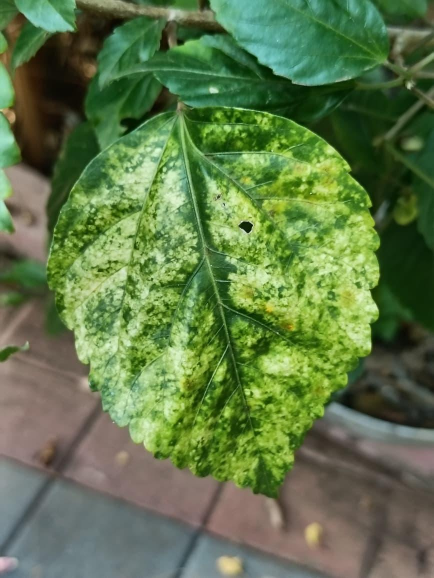
#> input picture dataset/healthy/leaf5.jpeg, 867 x 1156 px, found by its file name (shown at 1/2 size)
$ python preprocessing.py   (older library calls are emulated)
#> lines starting #> are read from the running program, lines starting #| are printed output that depends on the picture; after the words box and inside, x2 and y2 are one past the last pixel; in counts of white or black regions, pixels touching at a corner belong together
import cv2
import numpy as np
import os
from skimage.morphology import skeletonize

# ==============================================
# REUSABLE PREPROCESSING FUNCTION
# ==============================================

def preprocess_image(image_path, save_outputs=False, output_folder="output"):
    """
    Preprocesses an input leaf image through Steps 1 to 20.
    Returns a dictionary of results if successful, otherwise None.
    """
#> called with image_path = 'dataset/healthy/leaf5.jpeg', save_outputs = True, output_folder = 'output'
    if not os.path.exists(image_path):
        print(f"Error: Image not found at {image_path}")
        return None

    img = cv2.imread(image_path)
#> img is the input picture: shape (1156, 867, 3); mean B, G, R 73.2, 119.7, 95.3
    if img is None:
        print(f"Error: Unable to read image at {image_path}")
        return None

    if save_outputs and not os.path.exists(output_folder):
        os.makedirs(output_folder)

    # STEP 1 : ORIGINAL IMAGE
    if save_outputs:
        cv2.imwrite(os.path.join(output_folder, "1_original.jpg"), img)

    # STEP 2 : IMAGE QUALITY ASSESSMENT (Sharpness)
    gray = cv2.cvtColor(img, cv2.COLOR_BGR2GRAY)
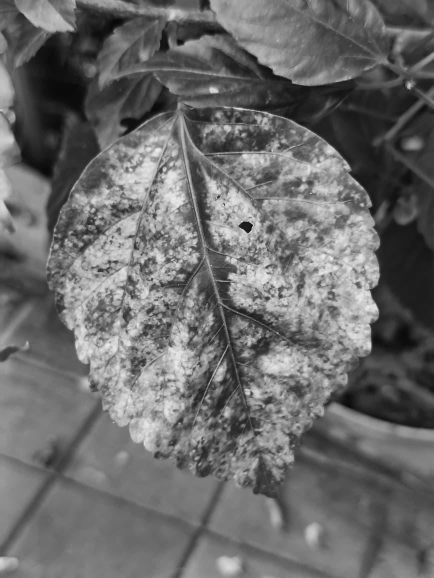
#> gray: shape (1156, 867) (shown at 1/2 size); min 7, max 248, mean 107.1
    laplacian_variance = cv2.Laplacian(gray, cv2.CV_64F).var()
#> laplacian_variance = 113.1

    if save_outputs:
        quality = img.copy()
        cv2.putText(
            quality,
            "Sharpness : {:.2f}".format(laplacian_variance),
            (20, 40),
            cv2.FONT_HERSHEY_SIMPLEX,
            1,
            (0, 255, 0),
            2
        )
#> quality: shape (1156, 867, 3); 0.19% of pixels changed, all inside (x1, y1, x2, y2) = (22, 18, 331, 49)
        cv2.imwrite(os.path.join(output_folder, "2_quality_assessment.jpg"), quality)

    # STEP 3 : RESIZE IMAGE
    img_resized = cv2.resize(img, (512, 512))
    if save_outputs:
        cv2.imwrite(os.path.join(output_folder, "3_resized.jpg"), img_resized)

    # STEP 4 : LAB COLOR SPACE
    lab = cv2.cvtColor(img_resized, cv2.COLOR_BGR2LAB)
#> lab: shape (512, 512, 3); mean of channels 0, 1, 2 119.8, 111.5, 150
    if save_outputs:
        lab_display = cv2.cvtColor(lab, cv2.COLOR_LAB2BGR)
        cv2.imwrite(os.path.join(output_folder, "4_lab.jpg"), lab_display)

    # STEP 5 : CLAHE
    l, a, b = cv2.split(lab)
    clahe = cv2.createCLAHE(clipLimit=2.0, tileGridSize=(8, 8))
    l2 = clahe.apply(l)
    lab2 = cv2.merge((l2, a, b))
#> lab2: shape (512, 512, 3); mean of channels 0, 1, 2 123.8, 111.5, 150
    clahe_image = cv2.cvtColor(lab2, cv2.COLOR_LAB2BGR)
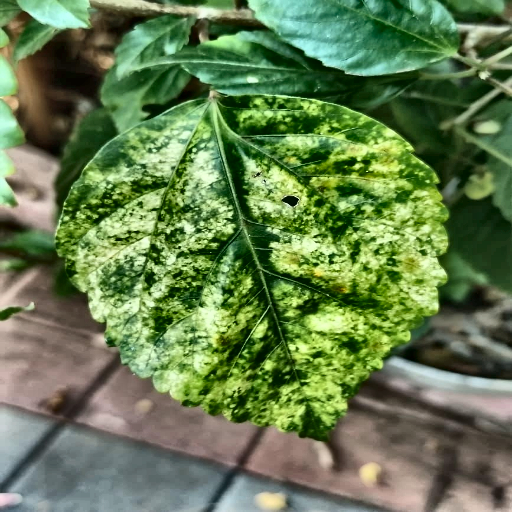
#> clahe_image: shape (512, 512, 3); mean B, G, R 79.2, 124.4, 100.2
    if save_outputs:
        cv2.imwrite(os.path.join(output_folder, "5_clahe.jpg"), clahe_image)

    # STEP 6 : BILATERAL FILTER
    bilateral = cv2.bilateralFilter(clahe_image, 9, 75, 75)
    if save_outputs:
        cv2.imwrite(os.path.join(output_folder, "6_bilateral.jpg"), bilateral)

    # STEP 7 : AUTOMATIC ROI DETECTION
    gray_roi = cv2.cvtColor(bilateral, cv2.COLOR_BGR2GRAY)
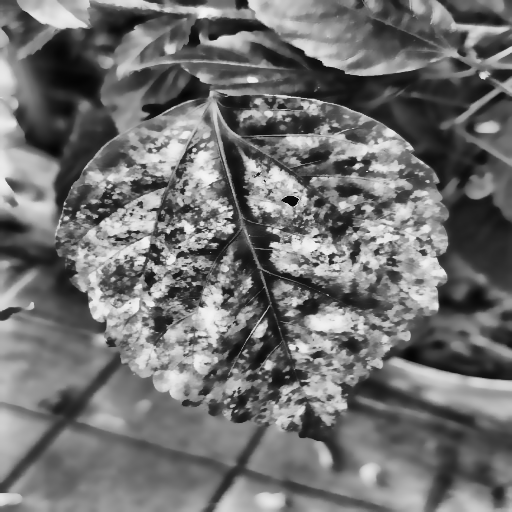
#> gray_roi: shape (512, 512); min 4, max 244, mean 111.9
    blur = cv2.GaussianBlur(gray_roi, (5, 5), 0)
    _, thresh = cv2.threshold(
        blur,
        0,
        255,
        cv2.THRESH_BINARY_INV + cv2.THRESH_OTSU
    )
#> thresh: shape (512, 512); 51.8% white; 112 black regions (57 under 20 px), largest, box (x1, y1, x2, y2) and area: (0, 88, 335, 481) 45218, (240, 151, 512, 512) 34953, (0, 0, 512, 243) 18995

    kernel = np.ones((5, 5), np.uint8)
    thresh = cv2.morphologyEx(thresh, cv2.MORPH_CLOSE, kernel, iterations=2)
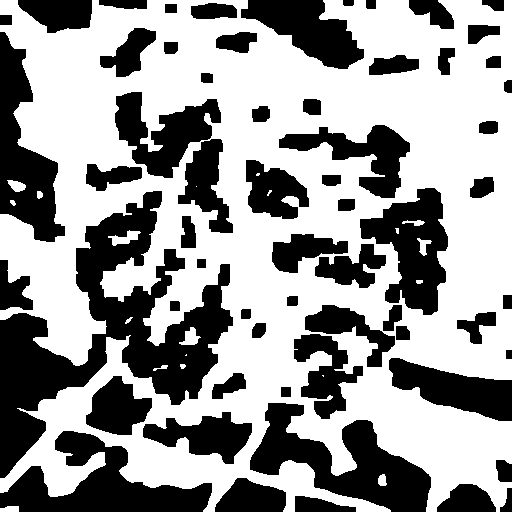
#> thresh: shape (512, 512); 60.1% white; 61 black regions
    contours, _ = cv2.findContours(thresh, cv2.RETR_EXTERNAL, cv2.CHAIN_APPROX_SIMPLE)
#> contours = 12 contours, 4 with area under 20; largest, box (x1, y1, x2, y2) and area: (0, 0, 512, 512) 196440, (108, 230, 141, 246) 204, (179, 327, 201, 345) 180, (7, 180, 26, 192) 123, (0, 506, 19, 512) 79, (378, 474, 387, 486) 69, (37, 191, 43, 199) 30, (153, 365, 168, 371) 22

    if len(contours) == 0:
        roi = bilateral.copy()
        x, y, w, h = 0, 0, bilateral.shape[1], bilateral.shape[0]
    else:
        largest = max(contours, key=cv2.contourArea)
#> largest = contour of 1722 points, box (x1, y1, x2, y2) (0, 0, 512, 512), area 196440
        x, y, w, h = cv2.boundingRect(largest)
#> x = 0; y = 0; w = 512; h = 512
        padding = 25
        x = max(0, x - padding)
        y = max(0, y - padding)
        w = min(bilateral.shape[1] - x, w + padding * 2)
        h = min(bilateral.shape[0] - y, h + padding * 2)
        roi = bilateral[y:y+h, x:x+w]

    if save_outputs:
        cv2.imwrite(os.path.join(output_folder, "7_roi.jpg"), roi)

    # STEP 8 : GRABCUT SEGMENTATION
    mask = np.zeros(roi.shape[:2], np.uint8)
    bgModel = np.zeros((1, 65), np.float64)
    fgModel = np.zeros((1, 65), np.float64)
    rect = (10, 10, roi.shape[1] - 20, roi.shape[0] - 20)

    try:
        cv2.grabCut(roi, mask, rect, bgModel, fgModel, 5, cv2.GC_INIT_WITH_RECT)
        mask2 = np.where((mask == 2) | (mask == 0), 0, 1).astype("uint8")
        grabcut = roi * mask2[:, :, np.newaxis]
    except Exception as e:
        print(f"Warning: GrabCut failed ({e}), falling back to direct ROI.")
        grabcut = roi.copy()
        mask2 = np.ones(roi.shape[:2], np.uint8)

    if save_outputs:
        cv2.imwrite(os.path.join(output_folder, "8_grabcut.jpg"), grabcut)

    # STEP 9 : KEEP ONLY LARGEST LEAF
    gray_leaf = cv2.cvtColor(grabcut, cv2.COLOR_BGR2GRAY)
    _, binary = cv2.threshold(gray_leaf, 10, 255, cv2.THRESH_BINARY)
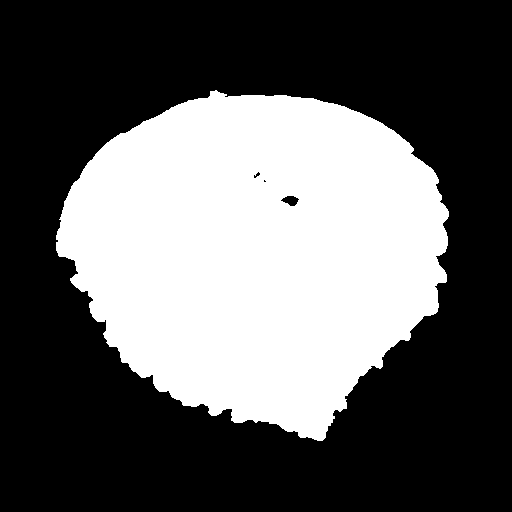
#> binary: shape (512, 512); 37.5% white; 1 white region
    contours, _ = cv2.findContours(binary, cv2.RETR_EXTERNAL, cv2.CHAIN_APPROX_SIMPLE)
#> contours = 1 contour; box (x1, y1, x2, y2) and area: (56, 90, 449, 441) 97722

    if len(contours) == 0:
        leaf_mask = binary.copy()
        largest_leaf = grabcut.copy()
    else:
        largest = max(contours, key=cv2.contourArea)
#> largest = contour of 586 points, box (x1, y1, x2, y2) (56, 90, 449, 441), area 97722
        leaf_mask = np.zeros(binary.shape, dtype=np.uint8)
        cv2.drawContours(leaf_mask, [largest], -1, 255, thickness=cv2.FILLED)
#> leaf_mask: shape (512, 512); 37.5% white; 1 white region, box (x1, y1, x2, y2) and area: (56, 90, 449, 441) 98320
        largest_leaf = cv2.bitwise_and(roi, roi, mask=leaf_mask)

    if save_outputs:
        cv2.imwrite(os.path.join(output_folder, "9_largest_leaf.jpg"), largest_leaf)

    # STEP 10 : HSV REFINEMENT
    hsv = cv2.cvtColor(largest_leaf, cv2.COLOR_BGR2HSV)
#> hsv: shape (512, 512, 3); mean H, S, V 17.3, 60.7, 56.1
    lower_green = np.array([25, 30, 30])
    upper_green = np.array([95, 255, 255])
    green_mask = cv2.inRange(hsv, lower_green, upper_green)
#> green_mask: shape (512, 512); 37.4% white; 1 white region, box (x1, y1, x2, y2) and area: (56, 90, 449, 441) 97938

    kernel = np.ones((3, 3), np.uint8)
    green_mask = cv2.morphologyEx(green_mask, cv2.MORPH_OPEN, kernel)
#> green_mask: shape (512, 512); 37.4% white; 1 white region, box (x1, y1, x2, y2) and area: (56, 91, 449, 441) 97916
    green_mask = cv2.morphologyEx(green_mask, cv2.MORPH_CLOSE, kernel)
#> green_mask: shape (512, 512); 37.4% white; 1 white region, box (x1, y1, x2, y2) and area: (56, 91, 449, 441) 97988
    refined_leaf = cv2.bitwise_and(largest_leaf, largest_leaf, mask=green_mask)

    if save_outputs:
        cv2.imwrite(os.path.join(output_folder, "10_refined_leaf.jpg"), refined_leaf)

    # STEP 11 : BINARY MASK
    gray_leaf = cv2.cvtColor(refined_leaf, cv2.COLOR_BGR2GRAY)
    _, binary_mask = cv2.threshold(gray_leaf, 10, 255, cv2.THRESH_BINARY)
#> binary_mask: shape (512, 512); 37.4% white; 1 white region, box (x1, y1, x2, y2) and area: (56, 91, 449, 441) 97954
    if save_outputs:
        cv2.imwrite(os.path.join(output_folder, "11_binary_mask.jpg"), binary_mask)

    # STEP 12 : ADAPTIVE THRESHOLDING
    adaptive = cv2.adaptiveThreshold(
        gray_leaf,
        255,
        cv2.ADAPTIVE_THRESH_GAUSSIAN_C,
        cv2.THRESH_BINARY_INV,
        25,
        5
    )
#> adaptive: shape (512, 512); 19.6% white; 323 white regions (241 under 20 px), largest, box (x1, y1, x2, y2) and area: (50, 84, 456, 445) 25251, (62, 170, 226, 360) 7176, (238, 139, 434, 266) 5299
    if save_outputs:
        cv2.imwrite(os.path.join(output_folder, "12_adaptive_threshold.jpg"), adaptive)

    # STEP 13 : TOP-HAT FILTERING
    kernel_tophat = cv2.getStructuringElement(cv2.MORPH_ELLIPSE, (15, 15))
    tophat = cv2.morphologyEx(gray_leaf, cv2.MORPH_TOPHAT, kernel_tophat)
    cv2.normalize(tophat, tophat, 0, 255, cv2.NORM_MINMAX)
    if save_outputs:
        cv2.imwrite(os.path.join(output_folder, "13_tophat.jpg"), tophat)

    # STEP 14 : MORPHOLOGICAL OPENING
    kernel_open = np.ones((3, 3), np.uint8)
    opening = cv2.morphologyEx(adaptive, cv2.MORPH_OPEN, kernel_open, iterations=1)
#> opening: shape (512, 512); 16.7% white; 311 white regions (101 under 20 px), largest, box (x1, y1, x2, y2) and area: (50, 84, 456, 445) 8963, (255, 249, 345, 344) 2177, (199, 242, 269, 395) 1824
    if save_outputs:
        cv2.imwrite(os.path.join(output_folder, "14_opening.jpg"), opening)

    # STEP 15 : MORPHOLOGICAL CLOSING
    kernel_close = np.ones((5, 5), np.uint8)
    closing = cv2.morphologyEx(opening, cv2.MORPH_CLOSE, kernel_close, iterations=2)
#> closing: shape (512, 512); 28.3% white; 6 white regions (3 under 20 px), largest, box (x1, y1, x2, y2) and area: (50, 84, 456, 445) 74138, (281, 180, 285, 186) 23, (199, 166, 204, 170) 20
    if save_outputs:
        cv2.imwrite(os.path.join(output_folder, "15_closing.jpg"), closing)

    # STEP 16 : VEIN ENHANCEMENT
    blur_large = cv2.GaussianBlur(gray_leaf, (31, 31), 0)
    vein_enhancement = cv2.subtract(gray_leaf, blur_large)
    vein_enhancement = cv2.normalize(vein_enhancement, None, 0, 255, cv2.NORM_MINMAX)
    if save_outputs:
        cv2.imwrite(os.path.join(output_folder, "16_vein_enhancement.jpg"), vein_enhancement)

    # STEP 17 : Skeletonization
    binary_veins = vein_enhancement > 25
#> binary_veins: shape (512, 512) bool; 14.6% white; 491 white regions (320 under 20 px), largest, box (x1, y1, x2, y2) and area: (264, 95, 414, 171) 1947, (173, 91, 311, 277) 1790, (301, 222, 400, 293) 1784
    skeleton = skeletonize(binary_veins)
#> skeleton: shape (512, 512) bool; 4% white in thin lines or dots, all inside (x1, y1, x2, y2) = (56, 93, 447, 441)
    skeleton = (skeleton.astype(np.uint8)) * 255
    if save_outputs:
        cv2.imwrite(os.path.join(output_folder, "17_skeleton.jpg"), skeleton)

    # STEP 18 : Vein Overlay
    if save_outputs:
        overlay = refined_leaf.copy()
        overlay[skeleton == 255] = [0, 0, 255]
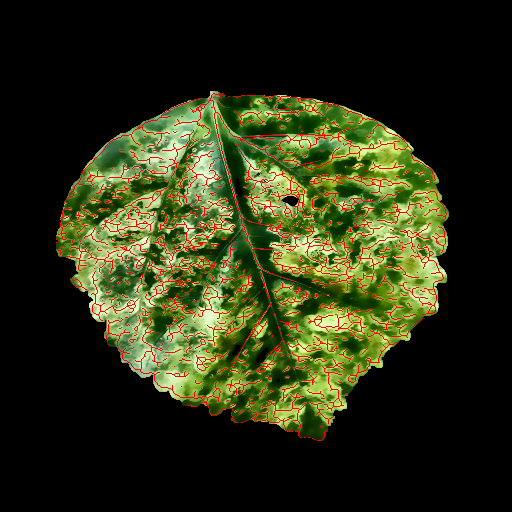
#> overlay: shape (512, 512, 3); mean B, G, R 21, 48.1, 44.6
        cv2.imwrite(os.path.join(output_folder, "18_vein_overlay.jpg"), overlay)

    # STEP 19 : Leaf Contour
    contours_final, _ = cv2.findContours(
        binary_mask,
        cv2.RETR_EXTERNAL,
        cv2.CHAIN_APPROX_SIMPLE
    )
#> contours_final = 1 contour; box (x1, y1, x2, y2) and area: (56, 91, 449, 441) 97705
    if save_outputs:
        contour_img = refined_leaf.copy()
        cv2.drawContours(contour_img, contours_final, -1, (0, 255, 0), 2)
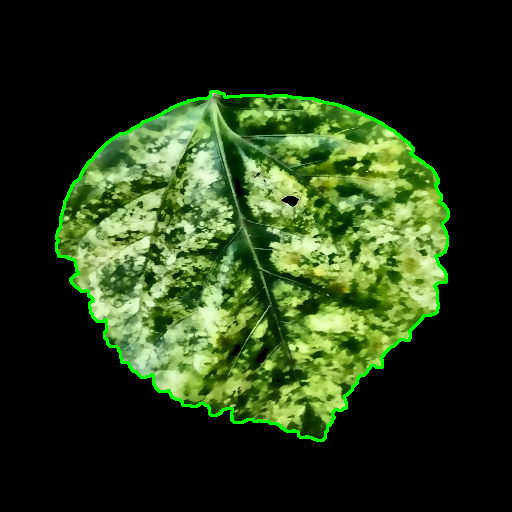
#> contour_img: shape (512, 512, 3); mean B, G, R 24.6, 58.7, 39.6
        cv2.imwrite(os.path.join(output_folder, "19_leaf_contour.jpg"), contour_img)
        cv2.imwrite(os.path.join(output_folder, "20_final_leaf.jpg"), refined_leaf)

    return {
        "original": img,
        "preprocessed": refined_leaf,
        "binary_mask": binary_mask,
        "full_leaf_mask": leaf_mask,
        "skeleton": skeleton,
        "vein_enhancement": vein_enhancement,
        "sharpness": laplacian_variance,
        "success": True
    }

# ==============================================
# SCRIPT RUNNER (STANDALONE)
# ==============================================

if __name__ == "__main__":
    image_path = "dataset/healthy/leaf5.jpeg"
    print(f"Running preprocessing on {image_path}...")
    res = preprocess_image(image_path, save_outputs=True, output_folder="output")
#> res = 8 items
    if res and res["success"]:
        print("Image Preprocessed Successfully. Outputs saved to 'output/' folder.")
    else:
        print("Preprocessing failed.")

$ run again, with dataset/healthy/leaf1.jpeg copied over dataset/healthy/leaf5.jpeg
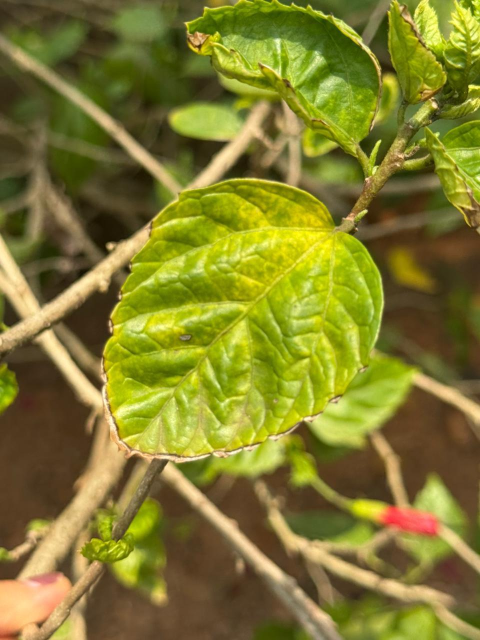
#> input picture dataset/healthy/leaf1.jpeg, 960 x 1280 px, found by its file name (shown at 1/2 size)
#> in preprocess_image, img is the input picture: shape (1280, 960, 3); mean B, G, R 45.9, 124.7, 129.3
#> laplacian_variance = 45
#> quality: shape (1280, 960, 3); 0.16% of pixels changed, all inside (x1, y1, x2, y2) = (22, 18, 312, 49)
#> lab: shape (512, 512, 3); mean of channels 0, 1, 2 129.2, 120.3, 167.4
#> lab2: shape (512, 512, 3); mean of channels 0, 1, 2 121.2, 120.3, 167.4
#> in preprocess_image, `thresh = cv2.morphologyEx(thresh, cv2.MORPH_CLOSE, kernel, iterations=2)`:
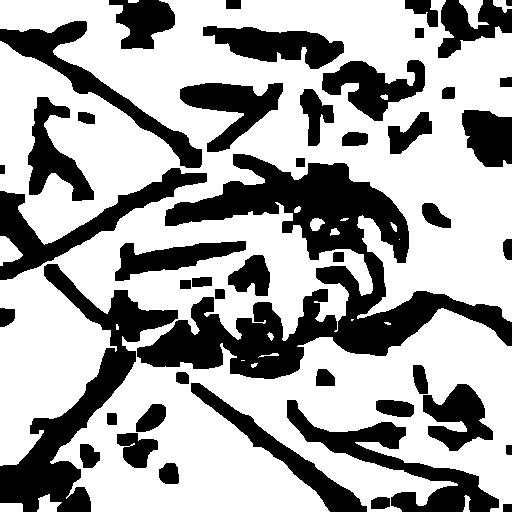
#> thresh: shape (512, 512); 65% white; 47 black regions
#> in preprocess_image, `contours, _ = cv2.findContours(thresh, cv2.RETR_EXTERNAL, cv2.CHAIN_AP..`: contours = 21 contours, 9 with area under 20; largest, box (x1, y1, x2, y2) and area: (0, 0, 512, 512) 191364, (0, 236, 23, 266) 384, (459, 0, 489, 29) 355, (37, 494, 62, 512) 234, (0, 503, 23, 512) 176
#> in preprocess_image, `largest = max(contours, key=cv2.contourArea)`: largest = contour of 2483 points, box (x1, y1, x2, y2) (0, 0, 512, 512), area 191364
#> x = 0; w = 512
#> binary: shape (512, 512); 26.8% white; 4 white regions
#> in preprocess_image, `contours, _ = cv2.findContours(binary, cv2.RETR_EXTERNAL, cv2.CHAIN_AP..`: contours = 4 contours; box (x1, y1, x2, y2) and area: (108, 145, 409, 366) 50072, (196, 10, 476, 133) 17772, (377, 401, 466, 431) 1460, (479, 25, 498, 41) 132
#> in preprocess_image, `largest = max(contours, key=cv2.contourArea)`: largest = contour of 406 points, box (x1, y1, x2, y2) (108, 145, 409, 366), area 50072
#> leaf_mask: shape (512, 512); 19.3% white; 1 white region, box (x1, y1, x2, y2) and area: (108, 145, 409, 366) 50496
#> hsv: shape (512, 512, 3); mean H, S, V 6.5, 44, 30
#> binary_mask: shape (512, 512); 19.1% white; 1 white region, box (x1, y1, x2, y2) and area: (110, 145, 409, 366) 50102
#> adaptive: shape (512, 512); 10.9% white; 65 white regions (31 under 20 px), largest, box (x1, y1, x2, y2) and area: (128, 232, 379, 360) 8767, (103, 138, 417, 374) 7831, (126, 207, 287, 259) 2875
#> opening: shape (512, 512); 10.3% white; 84 white regions (19 under 20 px), largest, box (x1, y1, x2, y2) and area: (103, 138, 417, 374) 6459, (270, 234, 378, 324) 2571, (128, 282, 277, 348) 2456
#> closing: shape (512, 512); 16.6% white; 2 white regions, box (x1, y1, x2, y2) and area: (103, 138, 417, 374) 43591, (336, 199, 340, 206) 28
#> binary_veins: shape (512, 512) bool; 5.8% white; 140 white regions (78 under 20 px), largest, box (x1, y1, x2, y2) and area: (110, 145, 358, 366) 5509, (348, 181, 409, 318) 1477, (134, 241, 271, 270) 1311
#> overlay: shape (512, 512, 3); mean B, G, R 3.4, 26.9, 27.7
#> contours_final = 1 contour; box (x1, y1, x2, y2) and area: (110, 145, 409, 366) 49696
#> in preprocess_image, `cv2.drawContours(contour_img, contours_final, -1, (0, 255, 0), 2)`:
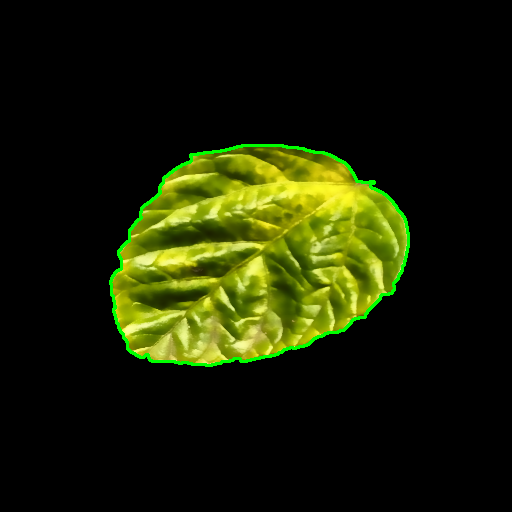
#> contour_img: shape (512, 512, 3); mean B, G, R 3.9, 31.4, 25.8
#> res = 8 items
